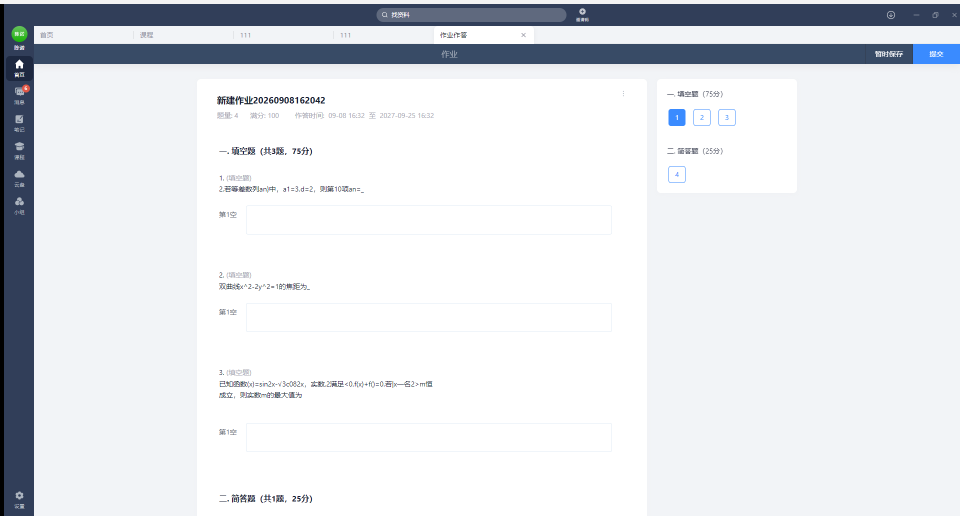
#> input picture _deprecated/debug_调试脚本/debug_window.png, 1920 x 1032 px (shown at 1/2 size)
$ python debug_analyze.py
#> lines starting #> are read from the running program, lines starting #| are printed output that depends on the picture; after the words box and inside, x2 and y2 are one past the last pixel; in counts of white or black regions, pixels touching at a corner belong together
# -*- coding: utf-8 -*-
"""分析 debug_window.png 的区域像素构成,推断页面显示状态。"""
import numpy as np
from PIL import Image

img = Image.open("debug_window.png")
#> img is the input picture: PIL image 1920x1032 RGB; mean R, G, B 225, 227.7, 232.2
arr = np.asarray(img.convert("RGB"), dtype=np.int16)
h, w = arr.shape[:2]
#> h = 1032; w = 1920
print(f"图片 {w}x{h}")
#| 图片 1920x1032


def region_stat(name, y1, y2, x1=100, x2=1000):
#> called with name = 'Q1题干行', y1 = 355, y2 = 385, x1 = 100, x2 = 1000
    r = arr[y1:y2, x1:x2]
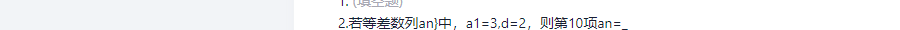
#> r: shape (30, 900, 3) int16; mean R, G, B 243.3, 244.1, 245.7
    gray = r.mean(axis=2)
    dark = (gray < 150)           # 文字像素
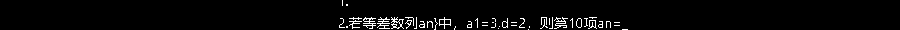
#> dark: shape (30, 900) bool; 3.1% white in thin lines or dots, all inside (x1, y1, x2, y2) = (339, 0, 628, 30)
    blue = ((r[:, :, 2] > 120) & (r[:, :, 2] - r[:, :, 0] > 50)
            & (r[:, :, 2] - r[:, :, 1] > 25))   # 选中蓝
#> blue: shape (30, 900) bool; 1.2% white in thin lines or dots, all inside (x1, y1, x2, y2) = (340, 0, 628, 30)
    print(f"{name}: y{y1}~{y2}  均值={gray.mean():.0f}  深色像素={dark.sum()}"
          f"({dark.mean()*100:.2f}%)  蓝色像素={blue.sum()}")
#| Q1题干行: y355~385  均值=244  深色像素=829(3.07%)  蓝色像素=337
    # 深色像素的行分布(每行数量,采样打印)
    rows = dark.sum(axis=1)
#> rows = 30 values, max 98 at index 21, min 0 at index 6, mean 27.63
    nz = [(i + y1, int(c)) for i, c in enumerate(rows) if c > 5]
#> nz = [(372, 36), (373, 73), (374, 67), (375, 46), (376, 98), (377, 65), (378, 83), (379, 68), (380, 93), (381, 54), (382, 85), (383, 41), (384, 10)]
    if nz:
        print(f"   文字行: {nz[:20]}")
#|    文字行: [(372, 36), (373, 73), (374, 67), (375, 46), (376, 98), (377, 65), (378, 83), (379, 68), (380, 93), (381, 54), (382, 85), (383, 41), (384, 10)]
    else:
        print("   (无文字行)")


# Q1 题干下方选项区(当前页面为顶部视图)
region_stat("Q1题干行", 355, 385)
region_stat("Q1选项区", 390, 645)
#> call 2 of region_stat, with name = 'Q1选项区', y1 = 390, y2 = 645, x1 = 100, x2 = 1000
#> in region_stat (call 2), `r = arr[y1:y2, x1:x2]`:
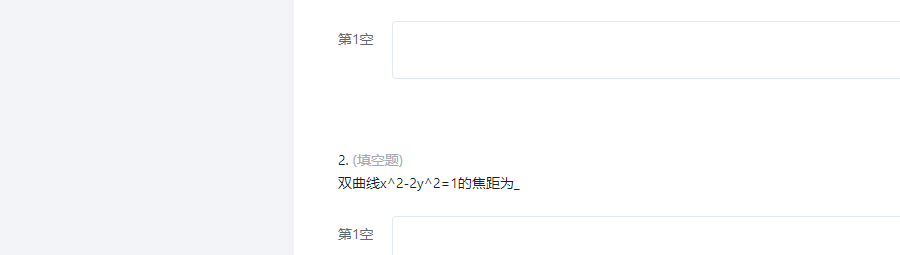
#> r: shape (255, 900, 3) int16; mean R, G, B 249.7, 250.4, 251.5
#> in region_stat (call 2), `dark = (gray < 150)`:
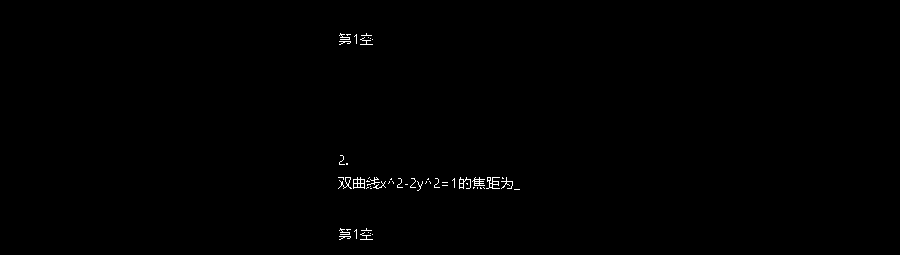
#> dark: shape (255, 900) bool; 0.35% white in thin lines or dots, all inside (x1, y1, x2, y2) = (338, 33, 520, 240)
#> in region_stat (call 2), `blue = ((r[:, :, 2] > 120) & (r[:, :, 2] - r[:, :, 0] > 50) & (r[:, :,..`:
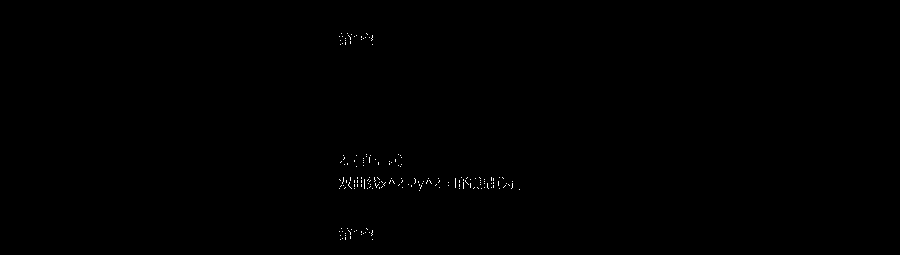
#> blue: shape (255, 900) bool; 0.16% white in thin lines or dots, all inside (x1, y1, x2, y2) = (339, 33, 520, 240)
#| Q1选项区: y390~645  均值=251  深色像素=798(0.35%)  蓝色像素=370
#> in region_stat (call 2), `rows = dark.sum(axis=1)`: rows = 255 values, max 65 at index 187, min 0 at index 0, mean 3.13
#> in region_stat (call 2), `nz = [(i + y1, int(c)) for i, c in enumerate(rows) if c > 5]`: nz = 30 pairs, first value 424 to 629, second value 7 to 65
#> (printed output is left out)
# Q2 题干下方(贴近视口底部)
region_stat("Q2题干下", 690, 750)
#> call 3 of region_stat, with name = 'Q2题干下', y1 = 690, y2 = 750, x1 = 100, x2 = 1000
#> in region_stat (call 3), `r = arr[y1:y2, x1:x2]`:
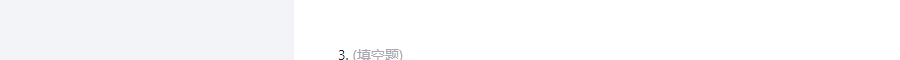
#> r: shape (60, 900, 3) int16; mean R, G, B 250.3, 251, 252
#> in region_stat (call 3), `dark = (gray < 150)`: dark: shape (60, 900) bool; 0.04% white in thin lines or dots, all inside (x1, y1, x2, y2) = (339, 50, 348, 60)
#> in region_stat (call 3), `blue = ((r[:, :, 2] > 120) & (r[:, :, 2] - r[:, :, 0] > 50) & (r[:, :,..`:
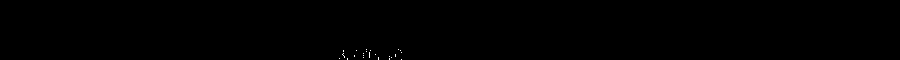
#> blue: shape (60, 900) bool; 0.07% white in thin lines or dots, all inside (x1, y1, x2, y2) = (339, 49, 402, 60)
#| Q2题干下: y690~750  均值=251  深色像素=20(0.04%)  蓝色像素=40
#> in region_stat (call 3), `rows = dark.sum(axis=1)`: rows = 60 values, max 6 at index 59, min 0 at index 0, mean 0.333
#> in region_stat (call 3), `nz = [(i + y1, int(c)) for i, c in enumerate(rows) if c > 5]`: nz = [(749, 6)]
#|    文字行: [(749, 6)]

$ run again, with _deprecated/debug_调试脚本/debug_q2.png copied over _deprecated/debug_调试脚本/debug_window.png
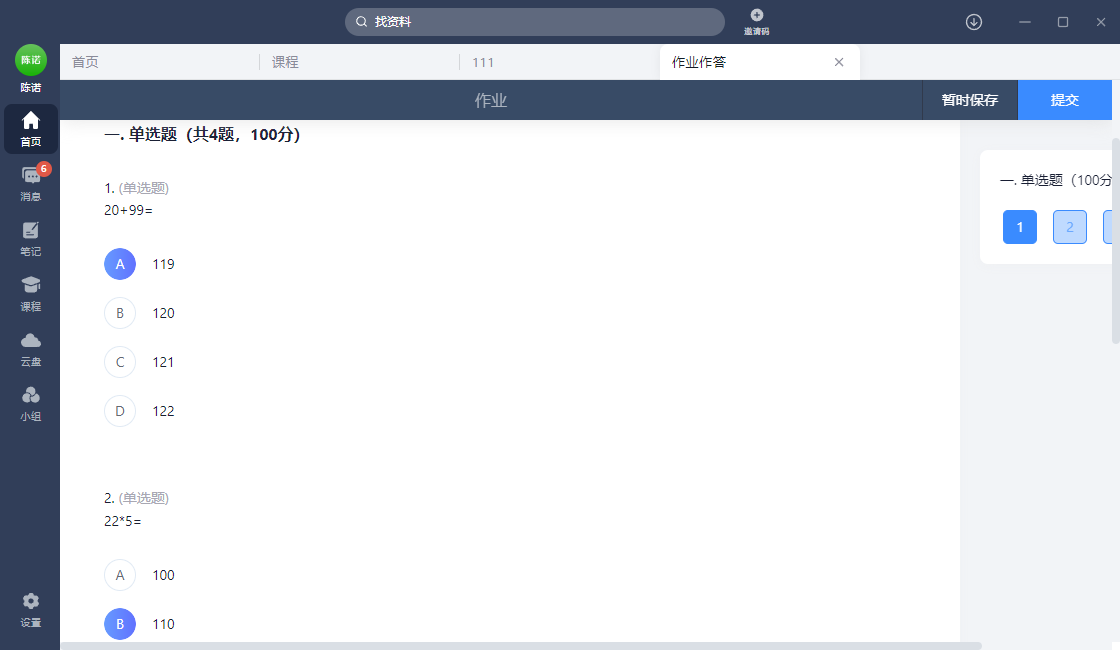
#> input picture _deprecated/debug_调试脚本/debug_q2.png, 1120 x 650 px
#> img is the input picture: PIL image 1120x650 RGB; mean R, G, B 216.7, 220.2, 226.1
#| 图片 1120x650
#> in region_stat, `dark = (gray < 150)`:
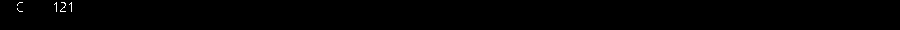
#> dark: shape (30, 900) bool; 0.21% white in thin lines or dots, all inside (x1, y1, x2, y2) = (17, 2, 72, 12)
#| Q1题干行: y355~385  均值=254  深色像素=58(0.21%)  蓝色像素=22
#> rows = 30 values, max 12 at index 11, min 0 at index 0, mean 1.93
#> nz = [(357, 10), (358, 7), (359, 6), (366, 12)]
#|    文字行: [(357, 10), (358, 7), (359, 6), (366, 12)]
#> r: shape (255, 900, 3) int16
#> gray: shape (255, 900) float64
#> dark: shape (255, 900) bool; 0.12% white in thin lines or dots, all inside (x1, y1, x2, y2) = (5, 16, 74, 239)
#> in region_stat (call 2), `blue = ((r[:, :, 2] > 120) & (r[:, :, 2] - r[:, :, 0] > 50) & (r[:, :,..`:
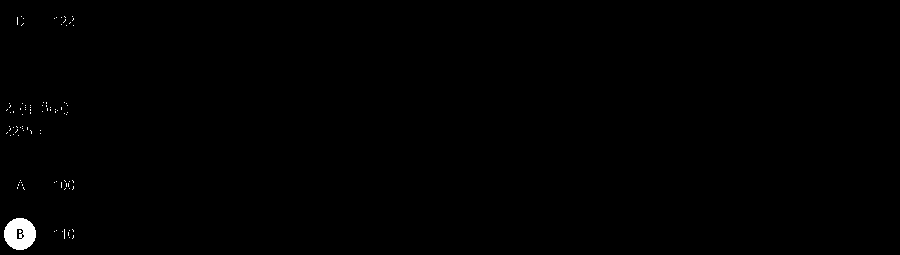
#> blue: shape (255, 900) bool; 0.41% white; 94 white regions (93 under 20 px), largest, box (x1, y1, x2, y2) and area: (4, 218, 36, 250) 757
#| Q1选项区: y390~645  均值=253  深色像素=284(0.12%)  蓝色像素=939
#> rows = 255 values, max 17 at index 25, min 0 at index 0, mean 1.11
#> nz = [(406, 13), (407, 6), (415, 17), (502, 8), (516, 11), (517, 6), (520, 13), (523, 8), (525, 16), (570, 8), (571, 9), (572, 6), (573, 7), (574, 7), (576, 11), (577, 6), (578, 7), (579, 9), (620, 7), (621, 6)]
#|    文字行: [(406, 13), (407, 6), (415, 17), (502, 8), (516, 11), (517, 6), (520, 13), (523, 8), (525, 16), (570, 8), (571, 9), (572, 6), (573, 7), (574, 7), (576, 11), (577, 6), (578, 7), (579, 9), (620, 7), (621, 6)]
#| Q2题干下: y690~750  均值=nan  深色像素=0(nan%)  蓝色像素=0
